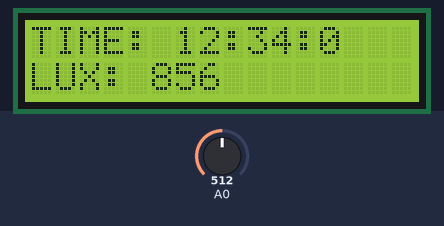
The sketch below on a simulated Arduino Uno, built with avr-gcc and run on an emulated ATmega328P. Parts: 16×2 character LCD. The inputs (shaded band) are chosen by the test bench; at power-on: A0 = 512.

Above: at 1.2 s.
1.3 s: A0 set to 716
At 3.4 s:
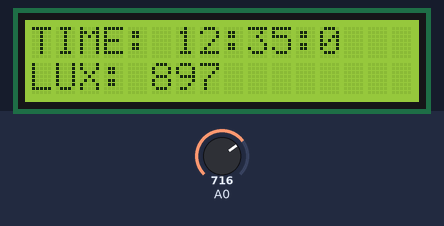
4.6 s: A0 set to 900
At 5.7 s:
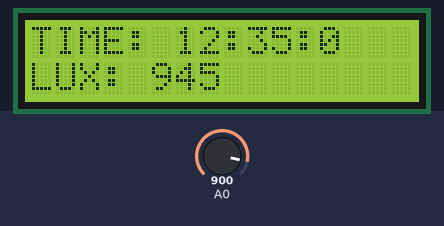
6.7 s: A0 set to 1023
At 7.9 s:
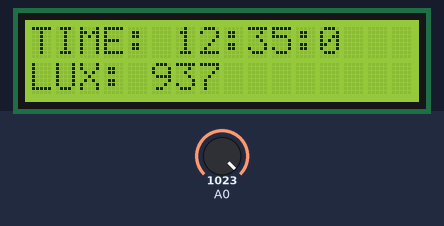
Timing chart, 0 to 9.7 s (numbered marks = the images above; inputs shaded):
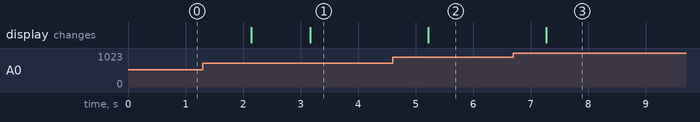

Measured:
- after the input at 1.3 s, the display: first changes after 0.84 s (image 1 shows a later state)
- after the input at 4.6 s, the display: changes after 0.62 s (image 2)
- after the input at 6.7 s, the display: changes after 0.57 s (image 3)

The sketch:

5_2.ino
```cpp
#include <Wire.h>
#include <LiquidCrystal_I2C.h>
#include <math.h>

LiquidCrystal_I2C LCD(0x27,16,2);

unsigned short h = 12, m = 34, s = 56; //задать настоящее время

unsigned short acp2lux(unsigned short acp) {
  //МНК полином 4 степени с приведенной погрешностью 0.5% !
  unsigned short lux = 5.3088e+02 + 2.2937e+00 * acp - 6.2742e-03 * pow(acp, 2) + \
    7.5372e-06 * pow(acp, 3) - 3.1439e-09 * pow(acp, 4);
  return lux;
}

void setup() {
  LCD.init();
  LCD.backlight();
}

void loop() {
  unsigned short ACP = analogRead(A0);
  unsigned short LUX = acp2lux(ACP);

  LCD.setCursor(0, 1); LCD.print("LUX:");
  LCD.setCursor(5, 1); LCD.print(LUX);


  //RTC не подключился, пишем свой таймер :)
  s++;
  if (s > 59) {
    m++;
    s = 0;
  }
  if (m > 59) {
    h++;
    m = 0;
  }
  if (h > 23) {
    h = 0;
  }

  LCD.setCursor(0, 0); LCD.print("TIME:");
  LCD.setCursor(6, 0); LCD.print(h);
  LCD.setCursor(8, 0); LCD.print(":");
  LCD.setCursor(9, 0); LCD.print(m);
  LCD.setCursor(11, 0); LCD.print(":");
  LCD.setCursor(12, 0); LCD.print("%d ", s);


  delay(1000);
}
```
